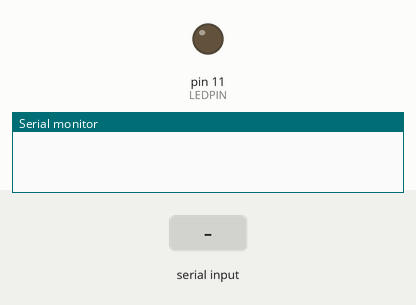
Simulated run of this sketch. Board: Arduino Mega 2560, built with avr-gcc and run on an emulated ATmega2560. Parts: output pins drawn as LEDs (lit = HIGH), the last lines printed to the serial monitor. Dashed ring = blinking. Inputs (shaded band) come from the test bench.

Above: at 1.2 s.
1.3 s: "LED_ON" received over the second serial link
At 3.4 s:
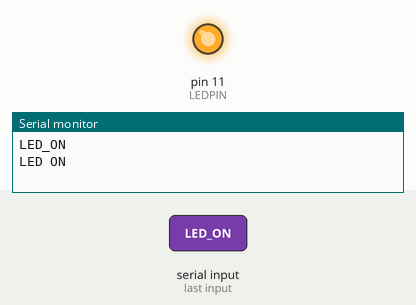
3.8 s: "LED_OFF" received over the second serial link
At 5.4 s:
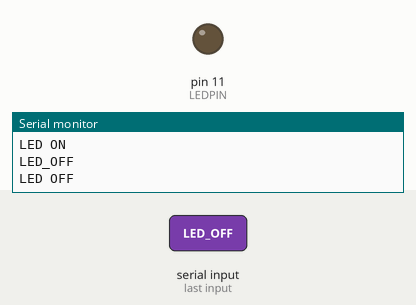
6.3 s: "1" received over the second serial link
At 8.1 s:
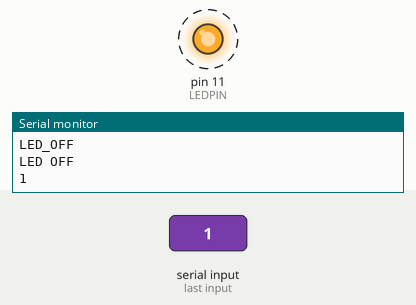
Timing chart, 0 to 12.8 s (numbered marks = the images above; inputs shaded):
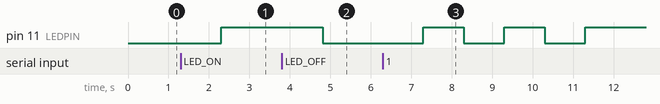

The sketch:

downstream.ino
```cpp
#define LEDPIN 11

void setup() {
  // Setup serial for monitor and Setup Serial1 for BlueTooth
  Serial.begin(9600);
  Serial1.begin(9600);
  pinMode(LEDPIN, OUTPUT);
}


void loop() {
  // Process commands from bluetooth first.
  if (Serial1.available() > 0) {
    String str = Serial1.readString().substring(0);
    Serial.println(str);

    if (str == "LED_ON") {
      digitalWrite(LEDPIN, HIGH);
      Serial.println("LED ON");
      // delay(1000);
    } else if (str == "LED_OFF") {
      digitalWrite(LEDPIN, LOW);
      Serial.println("LED OFF");
      // delay(1000);
    } else {
      digitalWrite(LEDPIN, HIGH);
      delay(1000);
      digitalWrite(LEDPIN, LOW);
      delay(1000);
      digitalWrite(LEDPIN, HIGH);
      delay(1000);
      digitalWrite(LEDPIN, LOW);
      delay(1000);
      digitalWrite(LEDPIN, HIGH);
      delay(1000);
      Serial.println("String is something else");
      // delay(1000);
    }
  }
}
```

Measured:
- after the input at 1.3 s, pin 11 (LEDPIN): LOW → HIGH after 1.0 s
- after the input at 3.8 s, pin 11 (LEDPIN): HIGH → LOW after 1.0 s
- after the input at 6.3 s, pin 11 (LEDPIN): alternates HIGH for 1.0 s and LOW for 1.0 s, 5 changes in all, then stays HIGH, starting after 1.0 s
